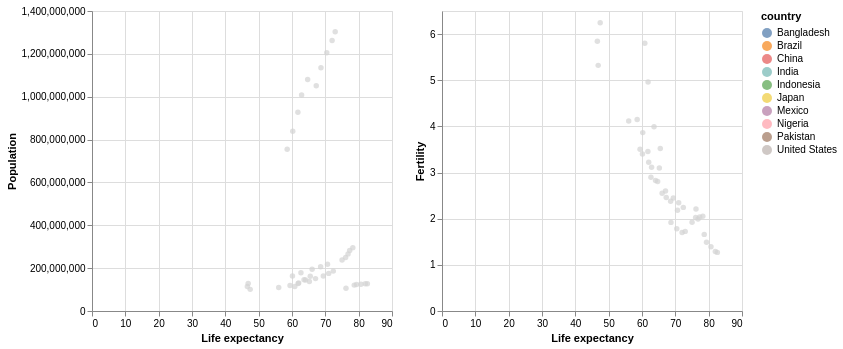

The notebook cell saved with this chart:
### Markdown cell above
## Cross selections

Things begin to be interesting when a selection in a chart, makes modifications to another chart. This is called cross interaction.
It is also easy to do in altair.

### Code cell
#@title Cross highlighting
import altair as alt
from vega_datasets import data
import pandas as pd

df = data.gapminder()

select_interval = alt.selection_interval(empty = False)

ch1 = alt.Chart(df).mark_circle().encode(
    alt.X('life_expect:Q', title = 'Life expectancy'),
    alt.Y('pop:Q', title = 'Population'),
    color = alt.condition(select_interval, 'country:N', alt.value('lightgray'))
).transform_filter((alt.datum.year > 1980)
& (alt.datum.pop > 100000000)
).add_params(select_interval)

ch2 = alt.Chart(df).mark_circle().encode(
    alt.X('life_expect:Q', title = 'Life expectancy'),
    alt.Y('fertility:Q', title = 'Fertility'),
    color = alt.condition(select_interval, 'country:N', alt.value('lightgray'))
).transform_filter((alt.datum.year > 1980)
& (alt.datum.pop > 100000000)
).add_params(select_interval)

ch1 | ch2

### Figure 1 — Vega-Lite specification as saved in the notebook (floating-point values rounded to 4 significant figures; data arrays with more than 128 entries replaced by an {"elided": "..."} marker saying what was removed)
{"config": {"view": {"continuousWidth": 300, "continuousHeight": 300}}, "hconcat": [{"mark": {"type": "circle"}, "encoding": {"color": {"condition": {"param": "param_866362bba88859b2", "empty": false, "field": "country", "type": "nominal"}, "value": "lightgray"}, "x": {"field": "life_expect", "title": "Life expectancy", "type": "quantitative"}, "y": {"field": "pop", "title": "Population", "type": "quantitative"}}, "name": "view_400dbcd79729fa69_0", "transform": [{"filter": "((datum.year > 1980) && (datum.pop > 100000000))"}]}, {"mark": {"type": "circle"}, "encoding": {"color": {"condition": {"param": "param_866362bba88859b2", "empty": false, "field": "country", "type": "nominal"}, "value": "lightgray"}, "x": {"field": "life_expect", "title": "Life expectancy", "type": "quantitative"}, "y": {"field": "fertility", "title": "Fertility", "type": "quantitative"}}, "name": "view_3a228da4885974db_1", "transform": [{"filter": "((datum.year > 1980) && (datum.pop > 100000000))"}]}], "data": {"name": "data-470debe790b2207869b38a22347b358b"}, "params": [{"name": "param_866362bba88859b2", "select": {"type": "interval"}, "views": ["view_400dbcd79729fa69_0", "view_3a228da4885974db_1"]}], "$schema": "https://vega.github.io/schema/vega-lite/v6.1.0.json", "datasets": {"data-470debe790b2207869b38a22347b358b": {"elided": "693 records"}}}
